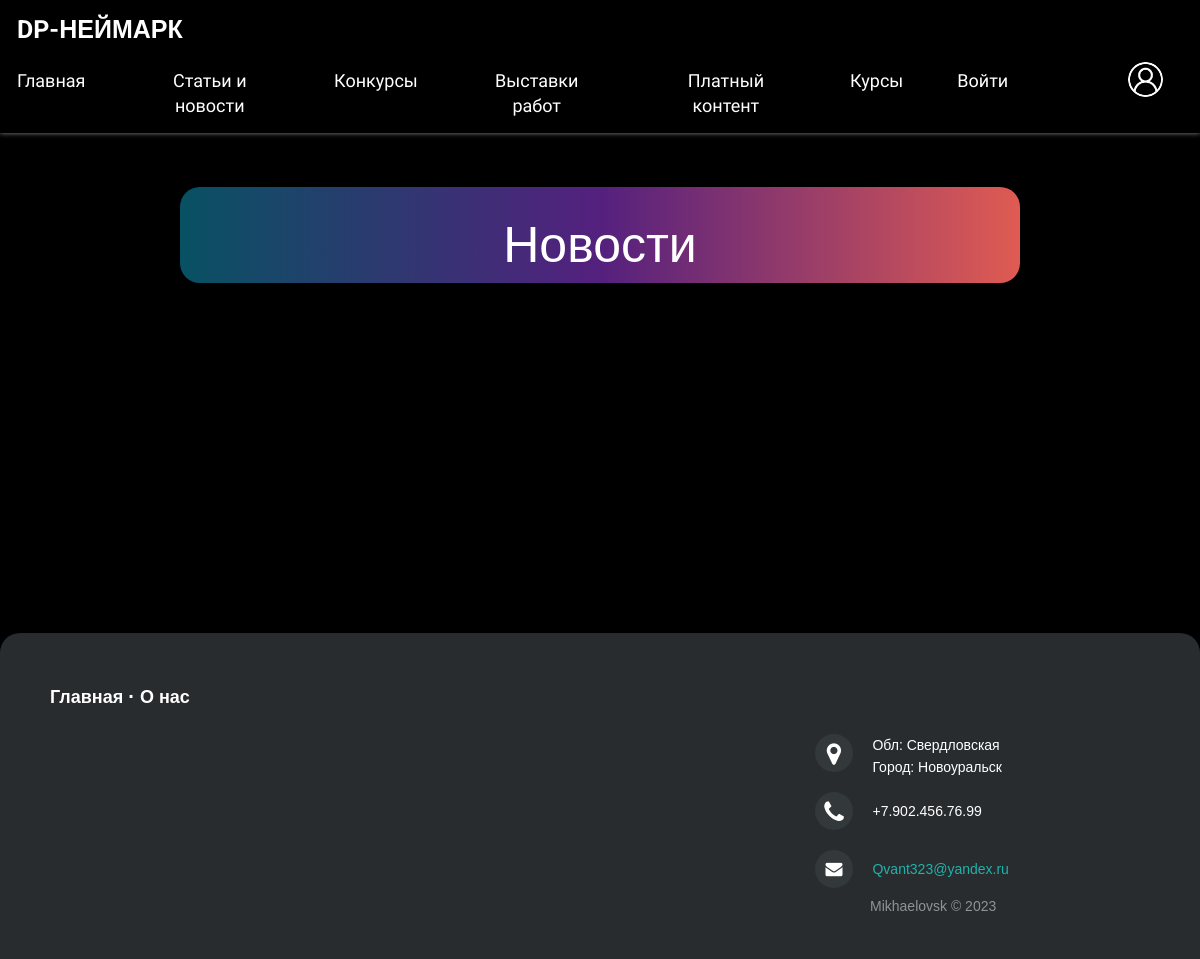
The page /products on the database as committed earlier.
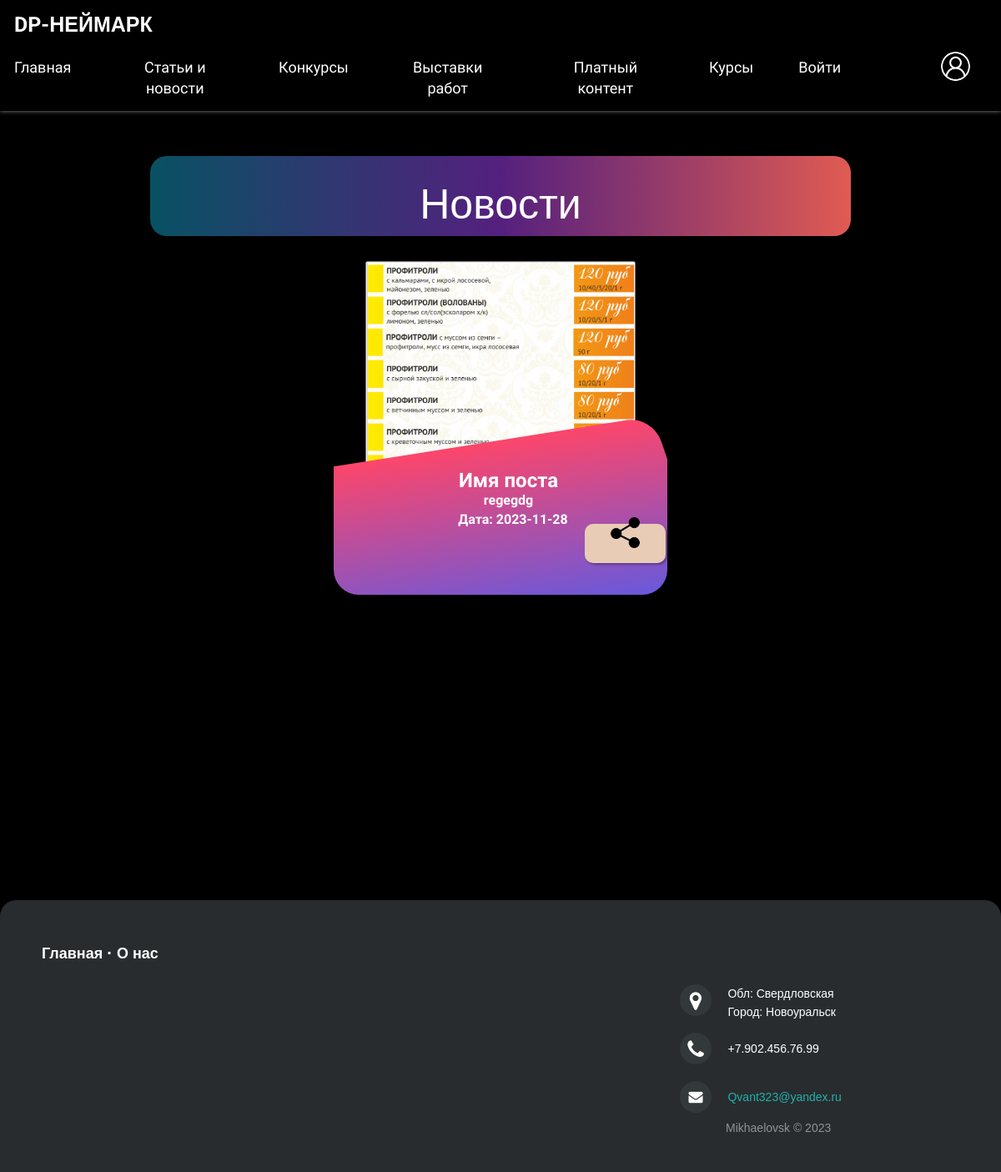
The same page on the database as committed later.
### main.py (models this page shows, shortened)
class Article(db.Model):
    id = db.Column(db.Integer, primary_key=True)
    title = db.Column(db.String(60), nullable=False)
    intro = db.Column(db.String(100), nullable=False)
    text = db.Column(db.Text(), nullable=False)
    path = db.Column(db.Integer, nullable=False)
    date = db.Column(db.DateTime(), default=datetime.utcnow)

### main.py (the view)
@app.route('/products')
def products():
    name = request.cookies.get('user')
    user = User.query.filter_by(login=name).first()
    articles = Article.query.order_by(Article.date.desc()).all()
    return render_template("products.html", articles=articles, user=user)

### templates/products.html (shortened to what this page needs)
<!DOCTYPE html>
<html>
    <head>
      <link rel="stylesheet" href="{{ url_for('static', filename='css/foter.css')}}">
      <link rel="stylesheet" href="{{ url_for('static', filename='css/main.css')}}">
      <link rel="stylesheet" href="{{ url_for('static', filename='css/main-product.css')}}">
      <link rel="stylesheet" href="{{ url_for('static', filename='css/panel.css')}}">
      <link rel='stylesheet' href='https://cdnjs.cloudflare.com/ajax/libs/font-awesome/4.7.0/css/font-awesome.min.css'>
    </head>
</html>
<body>
{% include 'header.html' %}
<br><br><br>
<div class="test">
  <p>Новости</p>
</div>
<div style="position: relative; text-align: center;">
{% if articles|length > 0 %}
  {% for el in articles%}
  <div class="first hero">
    <button onclick="redirect('/products/{{ el.id }}')"><img class="hero-profile-img" src="{{ el.path }}"></button>
    <div class="hero-description-bk"></div>
    <div class="hero-description">
      <h2 style="font-family: 'Comfortaa', cursive;"> {{ el.title }} </h2>
      <p style="font-family: 'Comfortaa', cursive;"> {{ el.intro }} </p>
    </div>
    <div  class="hero-date">
      <p style="font-family: 'Comfortaa', cursive;"><b>Дата: {{ el.date.date() }} </b></p>
      <div class="eight">
        <a href="$$"><img style="width: 10%;" src="/static/icons/share.png"></a>
      </div>
    </div>
  </div>
{% endfor %}
{% else %}
<p>У нас еще нет статей на сайте.</p>
{% endif %}
</div>
<br><br><br><br><br><br><br>
<br><br><br><br><br><br><br>
{% include 'footer.html' %}
</body>

### templates/header.html
<div class="header">
  <a class="logo" href="/"><p style="font-family: 'Roboto', sans-serif;">DP-НЕЙМАРК</p></a>
  <div class="header-right">
    <a href="/">Главная</a>
    <a href="/products">Статьи и новости</a>
    <a href="/direction_and_programs">Конкурсы</a>
    <a href="%%">Выставки работ</a>
    <a href="">Платный контент</a>
    <a href="/courses">Курсы</a>
    <a href="/login">Войти</a>
    <div class="ProfilePanel">
      {% if not user %}
        <a href="profile"><img src="/static/icons/user-default.png" alt="Изображение по умолчанию"></a>
      {% else %}
        <a href="profile"><img src="{{user.pathUser}}" alt="logo"><h1>name:</h1></a>
      {% endif %}
    </div>
  </div>
</div>

### templates/footer.html
<footer class="footer-distributed">
  <div class="footer-left">
    <p class="footer-links">
    <a class="link-1" href="/">Главная</a>
    <a href="/About">О нас</a>
    </p>
  <div class="footer-center">
  <div>
    <i class="fa fa-map-marker"></i>
    <p><span>Обл: Свердловская</span>Город: Новоуральск</p>
  </div>
  <div>
    <i class="fa fa-phone"></i>
    <p>+7.902.456.76.99</p>
  </div>
  <div>
    <i class="fa fa-envelope"></i>
    <p><a href="mailto:Qvant323@yandex.ru">Qvant323@yandex.ru</a></p>
  </div>
  </div>
    <p style="margin-left: 820px;">Mikhaelovsk &copy; 2023</p>
  </div>
</footer>

### static/css/foter.css (style rules this page uses)
.footer-distributed { background-color: #292c2f; box-shadow: 0 1px 1px 0 rgba(0, 0, 0, 0.12); box-sizing: border-box; width: 100%; margin-top: 70px; text-align: left; font: normal 16px sans-serif; padding: 45px 50px; bottom: -10px; position: relative; border-radius: 20px 20px 0px 0px; }
.footer-distributed .footer-left p { color: #8f9296; font-size: 14px; margin: 0; }
.footer-distributed p.footer-links { font-size: 18px; font-weight: bold; color: #ffffff; margin: 0 0 10px; padding: 0; transition: ease .25s; }
.footer-distributed p.footer-links a { display: inline-block; line-height: 1.8; text-decoration: none; color: inherit; transition: ease .25s; }
.footer-distributed .footer-links a:before { content: "·"; font-size: 20px; left: 0; color: #fff; display: inline-block; padding-right: 5px; }
.footer-distributed .footer-links .link-1:before { content: none; }
.footer-distributed .footer-center { margin-left: 750px; width: 35%; }
.footer-distributed .footer-center i { background-color: #33383b; color: #ffffff; font-size: 25px; width: 38px; height: 38px; border-radius: 50%; text-align: center; line-height: 42px; margin: 10px 15px; vertical-align: middle; }
.footer-distributed .footer-center i.fa-envelope { font-size: 17px; line-height: 38px; }
.footer-distributed .footer-center p { display: inline-block; color: #ffffff; font-weight:400; vertical-align: middle; margin:0; }
.footer-distributed .footer-center p span { display:block; font-weight: normal; font-size:14px; line-height:2; }
.footer-distributed .footer-center p a { color: lightseagreen; text-decoration: none;; }

### static/css/main.css (style rules this page uses)
* { margin: 0; padding: 0; box-sizing: border-box; }
body { background-color: #000000; }
.test { border-radius: 20px; position: relative; text-align: center; margin-left: auto; margin-right: auto; width: 70%; padding: 8px 12px; background: -webkit-linear-gradient(90deg, #085163,#54207e,#e05b52); background: linear-gradient(90deg, #085163,#54207e,#e05b52); }
.test p { color: white; font-family: 'Rubik', sans-serif; text-align: center; margin-top: 20px; font-size:50px; border-radius: 50px; }
.hero { display: inline-block; position: relative; width: 400px; min-width: 400px; height: 400px; border-radius: 30px; overflow:hidden; box-shadow: 5px 5px 30px rgba(0, 0, 0, 0.3); margin: 30px; }
.hero-profile-img { height: 17rem; transition: all 0.5s; }
.hero-description-bk { background-image: linear-gradient(0deg , #3f5efb, #fc466b); border-radius: 30px; position: absolute; top: 55%; left: -5px; height: 65%; width: 108%; transform: skew(19deg, -9deg); }
.hero-description { position: absolute; color: #fff; font-weight: 900; left: 150px; bottom: 26%; }
.hero-date { position: absolute; color: #fff; left: 30px; bottom: 10%; }
.eight a { top: -12px; left: 200px; border-radius: 10px; background: #E8CCB5; color: #B05151; padding: 15px 30px; position: relative; box-shadow: 2px 2px 3px rgba(0, 0, 0, 0.3); }
.eight a:before, .eight a:after { content: ""; display: inline-block; position: absolute; top: calc(50% - 5px); width: 10px; height: 10px; border-radius: 50%; background: #F58262; box-shadow: inset 0 -2px 0 #B05151; opacity: 0; transition: .5s ease-in-out; }
.eight a:before { left: 13px; }
.eight a:after { right: 13px; }
.News-card p, h1, h2 { color: white; }

### static/css/panel.css (style rules this page uses)
.header { position: sticky; overflow: hidden; padding: 15px 10px; background-color: rgba(0, 0, 0, 0.95); top: 0; padding: 5px; z-index: 1000; box-shadow: 0 0 5px rgb(145, 144, 144); }
.header a { float: left; color: rgb(255, 255, 255); text-align: center; padding: 12px; text-decoration: none; font-size: 18px; line-height: 25px; border-radius: 30px; font-family: 'Montserrat', sans-serif; font-family: 'Rubik', sans-serif; font-family: 'Zen Maru Gothic', serif; margin-right: 30px; }
.header a.logo { font-size: 25px; font-weight: bold; }
.header-right { display: flex; position: relative; float: right; top: 2px; }
.ProfilePanel { top: 5px; height: 40px; width: 152px; display: flex; position: relative; justify-content: flex-end; }
.ProfilePanel a { position: relative; display: flex; bottom: 2px; left: 10px; align-items: center; }
.ProfilePanel img { position: relative; border-radius: 50%; height: 35px; width: 35px; }

Rows that differ between the two databases and show on the page:
added Article: path (picture), title "Имя поста", intro "regegdg", date "2023-11-28"
